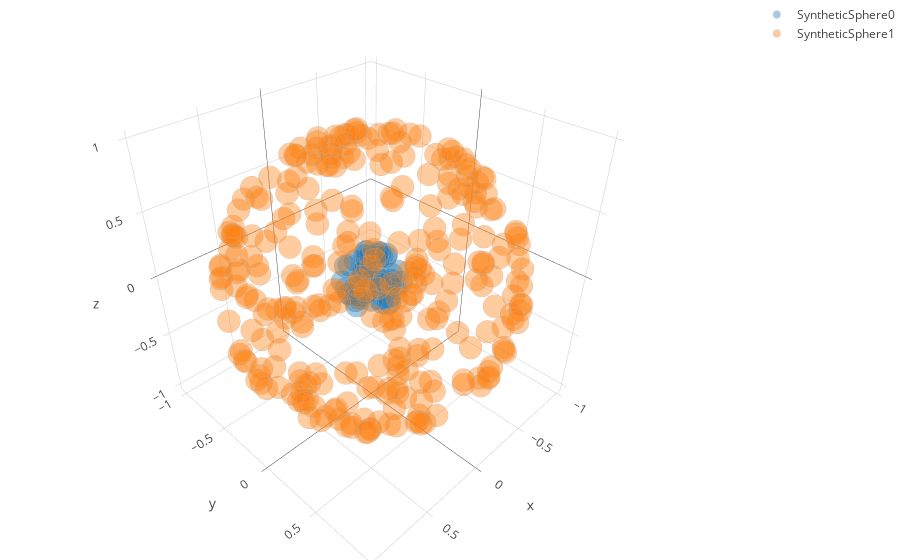

Notebook code for this chart:
### Code cell
plt_data = []
for i in range(len(x_all)):  

    trace = go.Scatter3d(
                name = 'SyntheticSphere'+repr(i),
                x = x_all[i],
                y = y_all[i],
                z = z_all[i],
                mode = 'markers',
                marker = dict(
                    color = i,
                    size = 8,
                    symbol = 'circle',
                    line = dict(
                        color = 'rgb(180, 180, 180)',
                        width = 1.0
                    ),
                    opacity = 0.4
                )
            )

    plt_data.append(trace)

layout = go.Layout(margin = dict(l = 0, r = 0, b = 0, t = 0))

fig = go.Figure(data=plt_data, layout=layout)

iplot(fig)

### Figure 1 — Plotly figure (JSON) as saved in the notebook; plotly's stock layout.template omitted (floating-point values rounded to 4 significant figures; data arrays with more than 128 entries replaced by an {"elided": "..."} marker saying what was removed)
{"data": [{"marker": {"color": 0, "line": {"color": "rgb(180, 180, 180)", "width": 1}, "opacity": 0.4, "size": 8, "symbol": "circle"}, "mode": "markers", "name": "SyntheticSphere0", "type": "scatter3d", "uid": "16285b8e-ccc1-11e8-96b4-1c1b0decb58d", "x": [-0.06538, 0.01237, -0.02888, 0.0243, 0.09236, 0.02343, -0.03014, -0.02439, 0.1331, 0.07311, 0.07855, 0.1263, -0.1435, 0.0004566, -0.09352, 0.08145, 0.1891, 0.1439, 0.148, 0.03884, 0.1043, -0.1642, 0.04745, -0.01556, 0.1641, -0.08134, 0.08837, 0.1955, -0.1415, -0.1118, -0.1368, -0.1461, -0.01526, -0.1224, -0.07605, 0.08596, -0.07764, 0.1905, -0.03798, 0.0207, -0.1944, -0.08708, -0.02725, -0.1878, -0.04589, -0.1698, -0.09359, 0.09413, 0.02489, 0.1986], "y": [0.01412, 0.1811, 0.1941, -0.1944, -0.1568, 0.1739, -0.1903, -0.02886, -0.1479, 0.1483, 0.1764, 0.04558, 0.1378, 0.1779, -0.09709, 0.1587, 0.03747, 0.05599, 0.006053, -0.08224, 0.117, -0.04092, -0.1099, -0.07368, 0.109, -0.1589, 0.05158, -0.04029, -0.001055, -0.1598, -0.0768, 0.09442, 0.03013, -0.1332, 0.05373, -0.1157, 0.002508, 0.03493, 0.01123, 0.07604, 0.0003861, -0.1585, -0.07254, 0.06752, -0.09287, -0.07148, 0.07909, 0.04475, -0.09716, -0.01486], "z": [-0.1885, -0.08396, 0.03855, 0.04027, 0.0829, -0.09599, 0.05354, -0.1964, -0.01986, 0.1125, -0.05218, 0.1483, -0.0204, 0.09142, -0.1477, 0.09052, -0.05312, 0.1271, -0.1343, -0.1781, 0.1242, -0.1065, -0.1602, 0.1853, 0.03479, -0.09026, 0.1718, 0.01227, 0.1414, 0.04436, 0.1241, -0.09874, 0.1971, 0.08532, 0.177, -0.1386, 0.1843, 0.05008, 0.196, 0.1838, -0.04682, 0.08537, 0.1844, 0.01363, -0.1711, 0.07792, -0.1581, 0.1707, -0.173, -0.01849]}, {"marker": {"color": 1, "line": {"color": "rgb(180, 180, 180)", "width": 1}, "opacity": 0.4, "size": 8, "symbol": "circle"}, "mode": "markers", "name": "SyntheticSphere1", "type": "scatter3d", "uid": "16285b8f-ccc1-11e8-96b4-1c1b0decb58d", "x": {"elided": "300 float values"}, "y": {"elided": "300 float values"}, "z": {"elided": "300 float values"}}], "layout": {"margin": {"b": 0, "l": 0, "r": 0, "t": 0}}}
